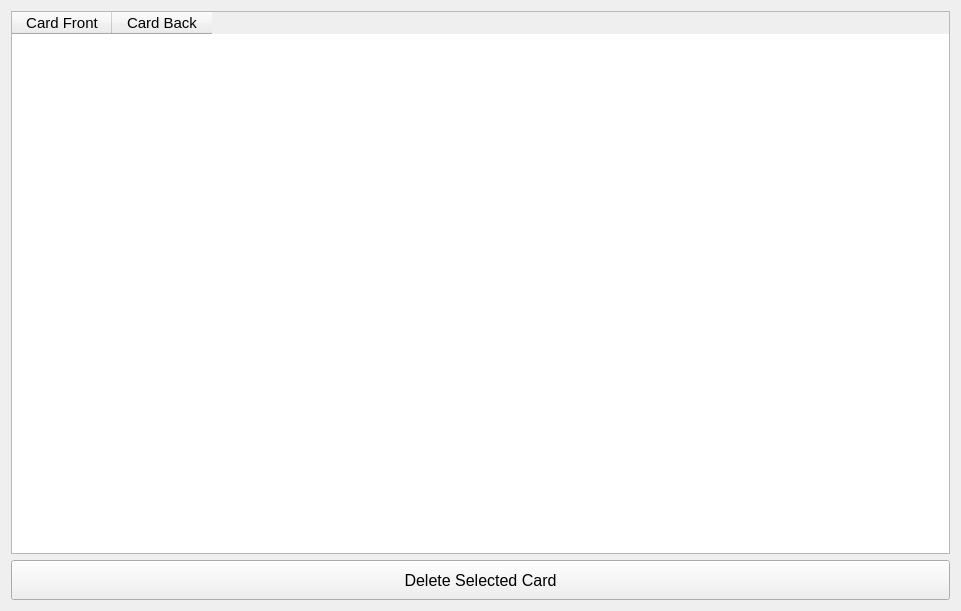
<?xml version="1.0" encoding="UTF-8"?>
<ui version="4.0">
 <class>tcSectionDataWidget</class>
 <widget class="QWidget" name="tcSectionDataWidget">
  <property name="geometry">
   <rect>
    <x>0</x>
    <y>0</y>
    <width>961</width>
    <height>611</height>
   </rect>
  </property>
  <property name="windowTitle">
   <string>Form</string>
  </property>
  <layout class="QGridLayout" name="gridLayout">
   <item row="0" column="0">
    <widget class="QTableWidget" name="twSectionData">
     <property name="font">
      <font>
       <pointsize>11</pointsize>
      </font>
     </property>
     <property name="editTriggers">
      <set>QAbstractItemView::NoEditTriggers</set>
     </property>
     <property name="alternatingRowColors">
      <bool>true</bool>
     </property>
     <property name="selectionMode">
      <enum>QAbstractItemView::SingleSelection</enum>
     </property>
     <property name="selectionBehavior">
      <enum>QAbstractItemView::SelectRows</enum>
     </property>
     <column>
      <property name="text">
       <string>Card Front</string>
      </property>
     </column>
     <column>
      <property name="text">
       <string>Card Back</string>
      </property>
     </column>
    </widget>
   </item>
   <item row="1" column="0">
    <widget class="QPushButton" name="btnDeleteSelectedCard">
     <property name="minimumSize">
      <size>
       <width>0</width>
       <height>40</height>
      </size>
     </property>
     <property name="font">
      <font>
       <pointsize>12</pointsize>
      </font>
     </property>
     <property name="text">
      <string>Delete Selected Card</string>
     </property>
    </widget>
   </item>
  </layout>
 </widget>
 <resources/>
 <connections/>
</ui>
